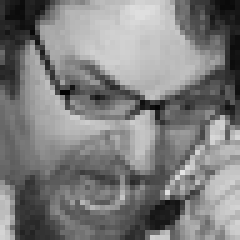
#> input picture data/emotion_dataset/test/angry/PrivateTest_10131363.jpg, 48 x 48 px (shown 5 times larger); its folder holds only this picture in this run
$ python 02_prepare_finetune_data.py
#> lines starting #> are read from the running program, lines starting #| are printed output that depends on the picture
"""
02_prepare_finetune_data.py
===========================
Convert emotion-labeled image dataset into conversational VLM fine-tuning format.

Each training sample becomes a conversation:
  User: [image] + "How is this student feeling? As a supportive study buddy, respond appropriately."
  Assistant: "<emotion detection> + <empathetic study buddy response>"

Features:
  - Preprocesses 48x48 grayscale FER images → 224x224 RGB (for VLM compatibility)
  - Oversamples minority class (disgust: 436 → ~1000) via augmentation
  - Diverse user prompts and deeply empathetic assistant responses
  - Saves preprocessed images to avoid re-processing during training

Output: JSONL files ready for Unsloth/HuggingFace VLM fine-tuning.
Run: python 02_prepare_finetune_data.py
"""

import json
import os
import random
import shutil
from pathlib import Path
from PIL import Image, ImageFilter, ImageEnhance

DATASET_ROOT = Path("/mlda/shreyas_projects/EE08_DIP_EmbodiedAgents/data/emotion_dataset")
PROCESSED_DIR = Path("/mlda/shreyas_projects/EE08_DIP_EmbodiedAgents/data/emotion_processed")
OUTPUT_DIR = Path("/mlda/shreyas_projects/EE08_DIP_EmbodiedAgents/data/finetune_data")
EMOTIONS = ["angry", "disgust", "fear", "happy", "neutral", "sad", "surprise"]
TARGET_SIZE = (224, 224)  # VLMs work much better at higher res


# ─── Image preprocessing ────────────────────────────────────────────────────────
def preprocess_image(src_path: Path, dst_path: Path, augment: bool = False) -> bool:
    """
    Convert 48x48 grayscale → 224x224 RGB and save.
    Optionally apply light augmentation for oversampling.
    """
#> called with augment = False
    try:
        img = Image.open(src_path)
#> img is the input picture: PIL image 48x48 L; min 3, max 229, mean 125.8

        # Convert grayscale to RGB (VLMs expect RGB)
        if img.mode != "RGB":
            img = img.convert("RGB")
#> img: PIL image 48x48 RGB

        # Upscale to 224x224 using Lanczos (best quality)
        img = img.resize(TARGET_SIZE, Image.LANCZOS)
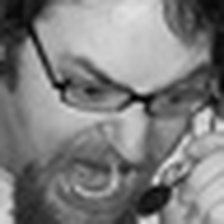
#> img: PIL image 224x224 RGB; min 0, max 231, mean 125.8

        # Optional augmentation for oversampling
        if augment:
            aug = random.choice(["brightness", "contrast", "blur", "flip"])
            if aug == "brightness":
                factor = random.uniform(0.7, 1.3)
                img = ImageEnhance.Brightness(img).enhance(factor)
            elif aug == "contrast":
                factor = random.uniform(0.7, 1.3)
                img = ImageEnhance.Contrast(img).enhance(factor)
            elif aug == "blur":
                img = img.filter(ImageFilter.GaussianBlur(radius=random.uniform(0.3, 1.0)))
            elif aug == "flip":
                img = img.transpose(Image.FLIP_LEFT_RIGHT)

        dst_path.parent.mkdir(parents=True, exist_ok=True)
        img.save(dst_path, "JPEG", quality=95)
        return True
    except Exception as e:
        print(f"  [WARN] Failed to process {src_path}: {e}")
        return False


def preprocess_all_images():
    """
    Preprocess entire dataset: upscale, convert to RGB, oversample disgust class.
    """
    print("\n--- Preprocessing Images ---")
    print(f"  Source: {DATASET_ROOT}")
    print(f"  Target: {PROCESSED_DIR}")
    print(f"  Resolution: {TARGET_SIZE[0]}x{TARGET_SIZE[1]} RGB")

    if PROCESSED_DIR.exists():
        print(f"  [INFO] Processed dir already exists. Removing and re-creating...")
        shutil.rmtree(PROCESSED_DIR)

    stats = {}
    for split in ["train", "test"]:
        print(f"\n  Processing {split}...")
        for emotion in EMOTIONS:
            src_dir = DATASET_ROOT / split / emotion
            dst_dir = PROCESSED_DIR / split / emotion

            if not src_dir.exists():
                print(f"    [WARN] Missing: {src_dir}")
                continue

            src_files = sorted(src_dir.glob("*.jpg"))
            count = 0

            # Process original images
            for f in src_files:
                dst = dst_dir / f.name
                if preprocess_image(f, dst, augment=False):
                    count += 1

            # Oversample minority classes in train set to balance dataset
            # Target: bring all classes up to ~1000 samples
            if split == "train" and count < 1000:
                needed = 1000 - count
                print(f"    Oversampling {emotion}: {count} → {count + needed} "
                      f"(+{needed} augmented)")
                for i in range(needed):
                    src = random.choice(src_files)
                    dst = dst_dir / f"aug_{i:04d}_{src.name}"
                    if preprocess_image(src, dst, augment=True):
#> call 2 of preprocess_image, with augment = True
#> in preprocess_image (call 2), `img = ImageEnhance.Brightness(img).enhance(factor)`:
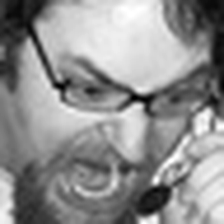
#> img: PIL image 224x224 RGB; min 0, max 255, mean 143.6
#> (the rest of the program and of its run is left out)
